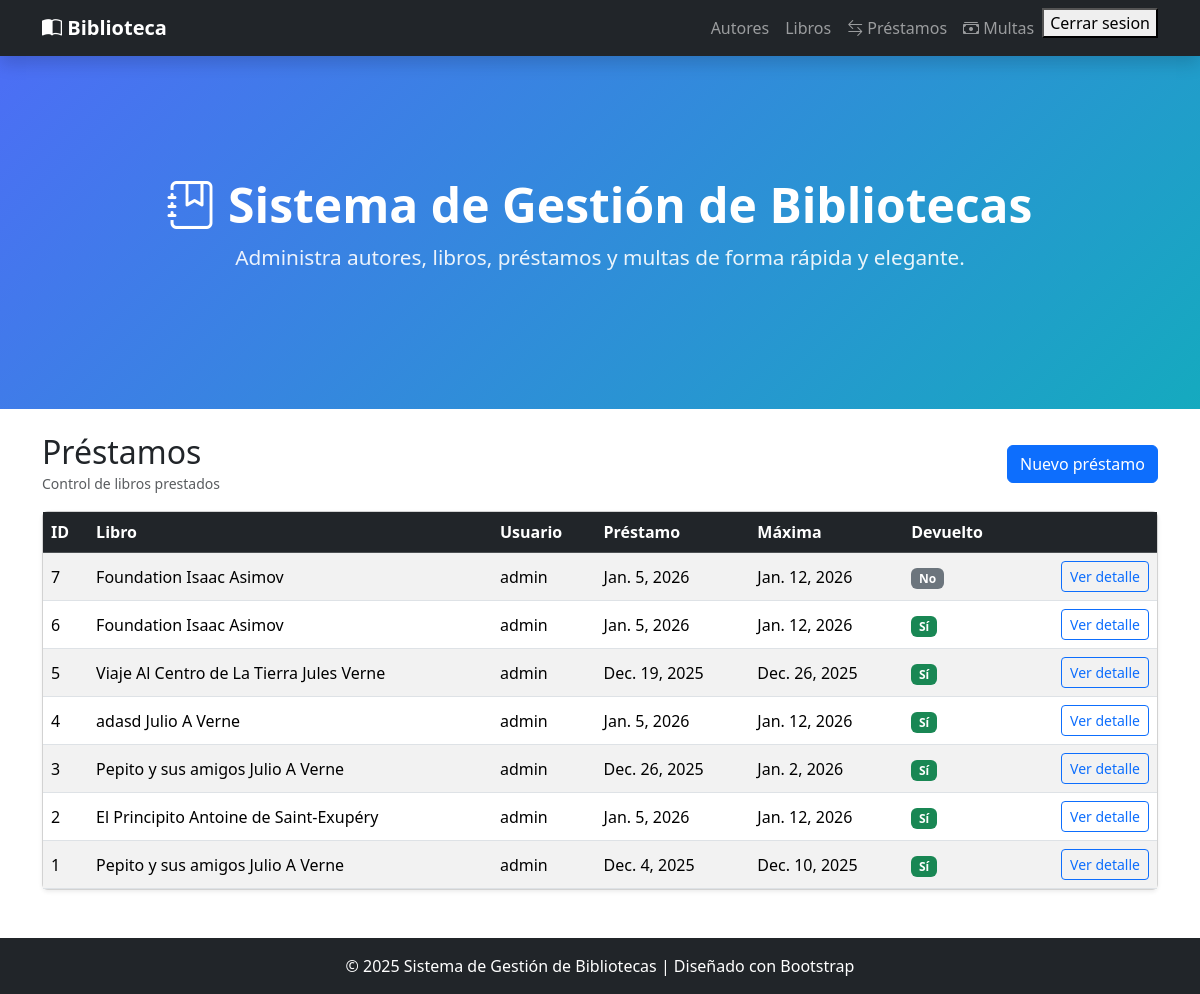
Page /prestamos/ (signed in) on the committed database.
### gestion/models.py (models this page shows, shortened)
class Prestamo(models.Model):
    libro = models.ForeignKey(Libro,related_name="Prestamos",on_delete=models.PROTECT)
    usuario = models.ForeignKey(settings.AUTH_USER_MODEL, related_name="Prestamos", on_delete=models.PROTECT)  #Usuarios propios de Django, se importa desde el modelo de settings
    fecha_prestamos = models.DateField(default=timezone.now) #Usa la fecha del equipo actual
    fecha_max = models.DateField()
    fecha_devolucion = models.DateField(blank= True,null=True) #Para que me permita crear con datos en blanco en esta campo
    class Meta:
        permissions = (
            ("Ver_prestamos", "Puede ver prestamos"),
            ("gestionar_prestamos","Puede gestionar prestamos"),
            ("gestionar_libros","Puede gestionar libros"),
        )

class Libro(models.Model):
    titulo = models.CharField(max_length=50)
    autor = models.ForeignKey(Autor,related_name="Libros", on_delete=models.PROTECT)    #Aqui en vez de one2many, las relaciones se hacen con llaves
    isbn = models.CharField(max_length=20, blank=True, null=True,unique=True)
    paginas = models.IntegerField(blank=True, null=True)
    genero = models.CharField(max_length=100, blank=True, null=True)
    descripcion = models.TextField(blank=True, null=True)
    editorial = models.CharField(max_length=100, blank=True, null=True)
    coverId = models.IntegerField(blank=True, null=True)
    stock = models.PositiveIntegerField(default=1)
    disponible = models.BooleanField(default=True)
    activo = models.BooleanField(default=True)
    def __str__(self):
        return f"{self.titulo} {self.autor}"  #En este apartado que es visual no hay que hacer makemigrations

class Autor(models.Model):
    nombre = models.CharField(max_length=50)
    apellido = models.CharField(max_length=50)
    bibliografia = models.CharField(max_length=200,blank=True, null=True)
    def __str__(self):
        return f"{self.nombre} {self.apellido}"

### gestion/views.py (the view)
# urls.py: path('prestamos/', lista_prestamos, name="lista_prestamo"),
@login_required
def lista_prestamos(request):
    prestamos = Prestamo.objects.all().order_by('-id')
    return render(request, 'gestion/templates/prestamos.html', {'prestamos': prestamos})

### gestion/templates/prestamos.html
{% extends "index.html" %}
{% block contenido %}
<div class="container py-4">
  <div class="d-flex flex-wrap gap-2 justify-content-between align-items-center mb-3">
    <div>
      <h2 class="m-0">Préstamos</h2>
      <small class="text-muted">Control de libros prestados</small>
    </div>
    <a class="btn btn-primary" href="{% url 'crear_prestamos' %}">Nuevo préstamo</a>
  </div>
  <div class="card shadow-sm">
    <div class="table-responsive">
      <table class="table table-striped table-hover align-middle mb-0">
        <thead class="table-dark">
          <tr>
            <th>ID</th><th>Libro</th><th>Usuario</th><th>Préstamo</th><th>Máxima</th><th>Devuelto</th><th class="text-end"></th>
          </tr>
        </thead>
        <tbody>
          {% for p in prestamos %}
            <tr>
              <td>{{ p.id }}</td>
              <td>{{ p.libro }}</td>
              <td>{{ p.usuario.username }}</td>
              <td>{{ p.fecha_prestamos }}</td>
              <td>{{ p.fecha_max }}</td>
              <td>
                {% if p.fecha_devolucion %}<span class="badge bg-success">Sí</span>
                {% else %}<span class="badge bg-secondary">No</span>{% endif %}
              </td>
              <td class="text-end">
                <a class="btn btn-sm btn-outline-primary" href="{% url 'detalle_prestamo' p.id %}">Ver detalle</a>
              </td>
            </tr>
          {% empty %}
            <tr><td colspan="7" class="p-3">No hay préstamos.</td></tr>
          {% endfor %}
        </tbody>
      </table>
    </div>
  </div>
</div>
{% endblock %}

### rows in the picture
Prestamo: id "7", libro "Foundation Isaac Asimov", usuario.username "admin", fecha_prestamos "Jan. 5, 2026", fecha_max "Jan. 12, 2026", shows "No"
Prestamo: id "6", libro "Foundation Isaac Asimov", usuario.username "admin", fecha_prestamos "Jan. 5, 2026", fecha_max "Jan. 12, 2026", fecha_devolucion "Sí"
Prestamo: id "5", libro "Viaje Al Centro de La Tierra Jules Verne", usuario.username "admin", fecha_prestamos "Dec. 19, 2025", fecha_max "Dec. 26, 2025", fecha_devolucion "Sí"
Prestamo: id "4", libro "adasd Julio A Verne", usuario.username "admin", fecha_prestamos "Jan. 5, 2026", fecha_max "Jan. 12, 2026", fecha_devolucion "Sí"
Prestamo: id "3", libro "Pepito y sus amigos Julio A Verne", usuario.username "admin", fecha_prestamos "Dec. 26, 2025", fecha_max "Jan. 2, 2026", fecha_devolucion "Sí"
Prestamo: id "2", libro "El Principito Antoine de Saint-Exupéry", usuario.username "admin", fecha_prestamos "Jan. 5, 2026", fecha_max "Jan. 12, 2026", fecha_devolucion "Sí"
Prestamo: id "1", libro "Pepito y sus amigos Julio A Verne", usuario.username "admin", fecha_prestamos "Dec. 4, 2025", fecha_max "Dec. 10, 2025", fecha_devolucion "Sí"
